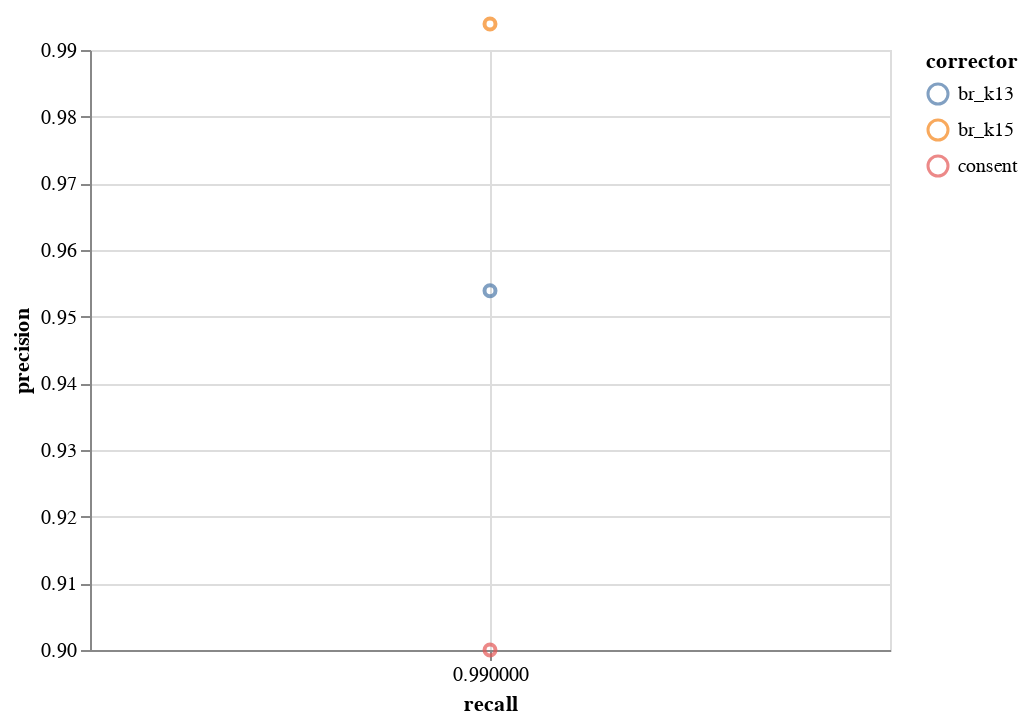

Notebook cell for this chart:
### Markdown cell above
### Recall & Precision

### Code cell
from cocktail import correct

correct.dataframe_pr()

correct.figure_pr("bacteria")

### Figure 1 — Vega-Lite specification as saved in the notebook (floating-point values rounded to 4 significant figures)
{"config": {"view": {"continuousWidth": 400, "continuousHeight": 300}}, "data": {"name": "data-20412caaecc4bd2d2d4e366608e0c198"}, "mark": "point", "encoding": {"color": {"type": "nominal", "field": "corrector"}, "x": {"type": "quantitative", "field": "recall", "scale": {"domain": [0.99, 0.99]}}, "y": {"type": "quantitative", "field": "precision", "scale": {"domain": [0.9, 0.99]}}}, "$schema": "https://vega.github.io/schema/vega-lite/v4.8.1.json", "datasets": {"data-20412caaecc4bd2d2d4e366608e0c198": [{"corrector": "br_k13", "dataset": "bacteria", "precision": 0.9539, "recall": 0.985}, {"corrector": "br_k15", "dataset": "bacteria", "precision": 0.9939, "recall": 0.995}, {"corrector": "consent", "dataset": "bacteria", "precision": 0.9, "recall": 0.999}]}}
